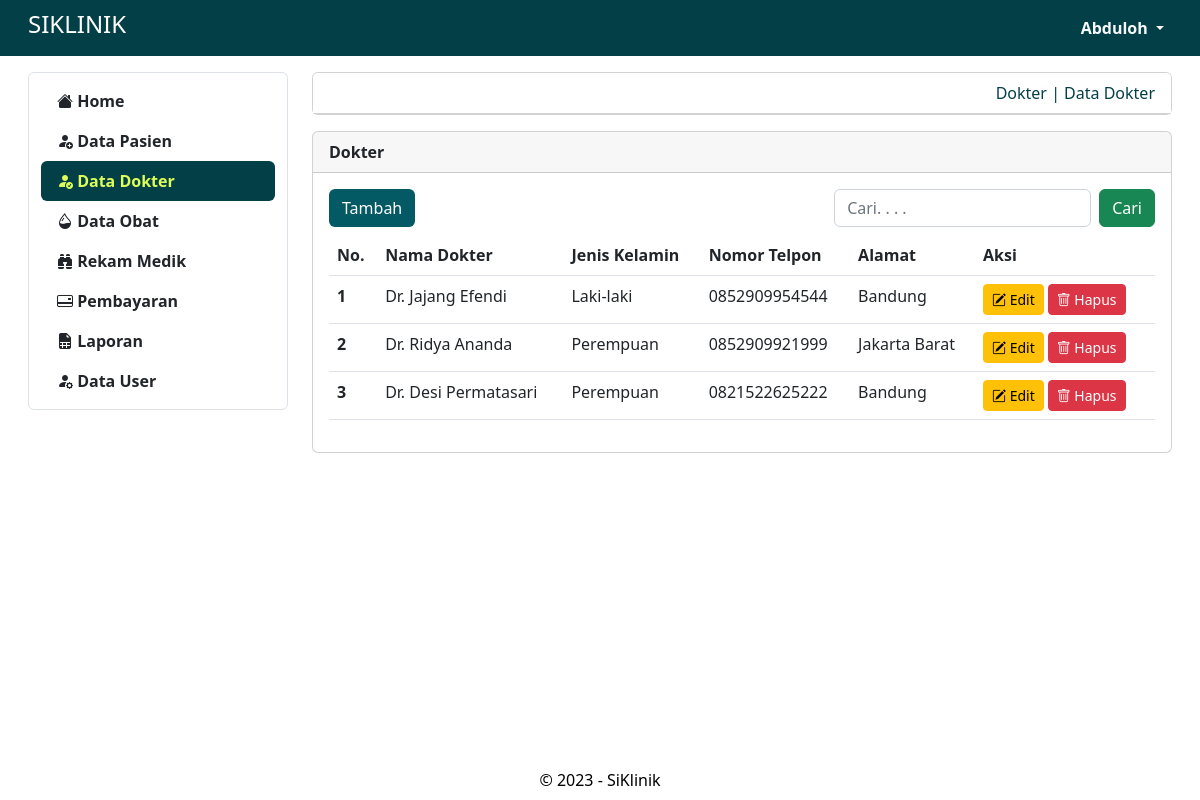
Screenshot of /admin/dokter (signed in) with the database file from the repository.
### tables this page shows
CREATE TABLE `user` (
  `id` int(11) NOT NULL,
  `nama` varchar(50) NOT NULL,
  `username` varchar(50) NOT NULL,
  `password` varchar(200) NOT NULL,
  `jenis_kelamin` varchar(20) NOT NULL,
  `telp` varchar(16) NOT NULL,
  `alamat` text NOT NULL,
  `level` int(11) NOT NULL
);

CREATE TABLE `dokter` (
  `id_dokter` int(11) NOT NULL,
  `nama_dokter` varchar(50) NOT NULL,
  `jk_dokter` varchar(11) NOT NULL,
  `telp_dokter` text NOT NULL,
  `alamat_dokter` text NOT NULL
);

### admin/dokter.php (the view, shortened to what this page needs)
<?php
include "proses/connect.php";
?>
<div class="col-lg-9 mt-3">
    <div class="me-lg-3">
        <div class="card mb-3">
            <div class="card-header bg-body">
                <div class="d-flex justify-content-end">
                    <a href="dokter" class="">Dokter | Data Dokter</a>
                </div>
            </div>
        </div>
        <div class="navbar-nav nav-pills mb-2  flex-column justify-content-end flex-grow-1">
            <div class=" card justify-content-center">
                <div class="card-header">
                    <b>Dokter</b>
                </div>
                <div class="card-body">
                    <div class="row mb-2">
                        <div class="d-flex justify-content-between">
                            <button class="btn btn-tambah" data-bs-toggle="modal" data-bs-target="#ModalTambah">Tambah</button>
                            <div class="d-flex justify-content-between">
                                <input type="search" name="cari" class="form-control me-2" aria-label="search" placeholder="Cari. . . .">
                                <button class="btn btn-success">Cari</button>
                            </div>
                        </div>
                    </div>
                    <?php
                    $query = mysqli_query($conn, "SELECT * FROM dokter");
                    while ($record = mysqli_fetch_array($query)) {
                        $result[] = $record;
                    ?>
                    <?php
                    }
                    if (empty($result)) {
                        echo "<div class='text-center border mt-5'>Tidak ada Data Dokter!</div>";
                    } else {
                    ?>
                        <div class="table-responsive">
                            <table class="table table-hover">
                                <thead>
                                    <tr class="text-nowrap">
                                        <th scope="col">No.</th>
                                        <th scope="col">Nama Dokter</th>
                                        <th scope="col">Jenis Kelamin</th>
                                        <th scope="col">Nomor Telpon</th>
                                        <th scope="col">Alamat</th>
                                        <th scope="col">Aksi</th>
                                    </tr>
                                </thead>
                                <tbody>
                                    <?php
                                    $no = 1;
                                    foreach ($result as $row) {
                                    ?>
                                        <tr>
                                            <th scope="row"><?= $no++; ?></th>
                                            <td><?= ucwords($row['nama_dokter']); ?></td>
                                            <td><?= $row['jk_dokter']; ?></td>
                                            <td><?= $row['telp_dokter']; ?></td>
                                            <td><?= $row['alamat_dokter']; ?></td>
                                            <td class="">
                                                <div class="row">
                                                    <div class="col d-flex">
                                                        <button class="btn btn-warning btn-sm me-1" data-bs-toggle="modal" data-bs-target="#ModalEdit<?= $row['id_dokter']; ?>"><i class="bi bi-pencil-square"></i> Edit</button>
                                                        <button class="btn btn-danger btn-sm me-1" data-bs-toggle="modal" data-bs-target="#ModalHapus<?= $row['id_dokter']; ?>"><i class="bi bi-trash"></i> Hapus</button>
                                                    </div>
                                                </div>
                                            </td>
                                        </tr>
                                    <?php } ?>
                                </tbody>
                            </table>
                        </div>
                    <?php } ?>
                </div>
            </div>
        </div>
    </div>
</div>

### admin/header.php (shortened to what this page needs)
<?php
include "proses/connect.php";
$query = mysqli_query($conn, "SELECT * FROM user WHERE username ='$_SESSION[username_siklinik]'");
?>
<nav class="navbar navbar-expand navbar-dark sticky-top">
    <div class="container-fluid">
        <a class="nav-link ms-lg-3 ms-md-3" href=".">
            <h4>SIKLINIK</h4>
        </a>
        <div class="collapse navbar-collapse justify-content-end" id="navbarNavDropdown">
            <ul class="navbar-nav">
                <li class="nav-item dropdown">
                    <a class="nav-link dropdown-toggle text-light me-lg-3 me-md-3" href="" role="button" data-bs-toggle="dropdown" aria-expanded="false">
                        <?= ucwords($hasil['nama']); ?>
                    </a>
                </li>
            </ul>
        </div>
    </div>
</nav>

### assets/css/styleAdmin.css (style rules this page uses)
:root { --color-body: #b6cbce; --color-heading: #eef3db; --color-base: #033f47; --color-base2: #022a30; --color-brand: #e0f780; --color-brand2: #deff58; --color-modal: #010200; --color-batal: #c90000; --color-batal1: #ad0000; --color-reset: #707070; --color-reset1: #7e7d7d; --color-save: #05af0d; --color-save2: #05970d; }
.card .card-header a { text-decoration: none; color: var(--color-base); }
a { text-decoration: none; color: var(--color-body); transition: all 0.4s ease; }
.navbar { background-color: var(--color-base); color: #fff; }
.navbar .nav-link { font-weight: 600; color: #fff; }
.btn-tambah { background-color: #035964; color: #fff; }

### rows the page displays
user: nama "Abduloh"
dokter: nama_dokter "Dr. Jajang Efendi", jk_dokter "Laki-laki", telp_dokter "0852909954544", alamat_dokter "Bandung"
dokter: nama_dokter "Dr. Ridya Ananda", jk_dokter "Perempuan", telp_dokter "0852909921999", alamat_dokter "Jakarta Barat"
dokter: nama_dokter "Dr. Desi Permatasari", jk_dokter "Perempuan", telp_dokter "0821522625222", alamat_dokter "Bandung"
